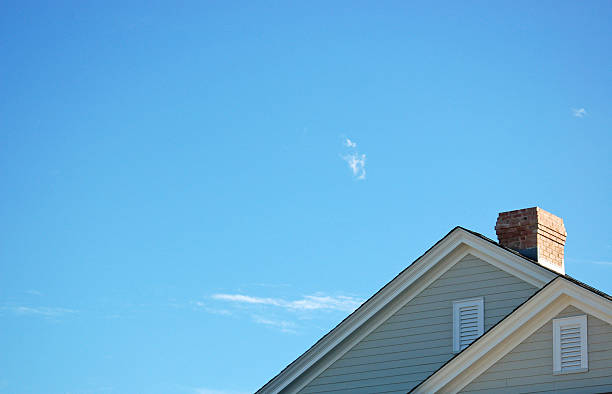
#> input picture src/new_testing/image.png, 612 x 394 px
$ python -i lab1.py   (imports and definitions only)   (older library calls are emulated)
#> lines starting #> are read from the running program, lines starting #| are printed output that depends on the picture; after the words box and inside, x2 and y2 are one past the last pixel; in counts of white or black regions, pixels touching at a corner belong together
#> further down, picture is the input picture: shape (394, 612, 3); mean B, G, R 219.1, 174.5, 105.2
import cv2
import numpy as np
from matplotlib import pyplot as plt
import os

# [6 lines left out: function load_image, not called in this run]

def filter_sky_contours(mask, image_height, min_area=8000, max_area=None, height_ratio=0.2):
    """
    Filter contours that are likely to be the sky based on area and position.

    Parameters:
    - mask: Binary mask where the sky is white and the rest is black.
    - image_height: Height of the original image.
    - min_area: Minimum area of a contour to be considered as sky.
    - max_area: Maximum area of a contour to be considered as sky.
    - height_ratio: The ratio of the image height where we expect the sky to be located.

    Returns:
    - sky_mask: Refined binary mask with filtered sky regions.
    """
    contours, _ = cv2.findContours(mask, cv2.RETR_EXTERNAL, cv2.CHAIN_APPROX_SIMPLE)
    sky_mask = np.zeros_like(mask)
    for contour in contours:
        area = cv2.contourArea(contour)
        x, y, w, h = cv2.boundingRect(contour)
        aspect_ratio = w / float(h)

        convex_hull_area = cv2.contourArea(cv2.convexHull(contour))
        if convex_hull_area > 0:  # Ensure the denominator is not zero
            smoothness = area / convex_hull_area
        else:
            smoothness = 1  # Or some other default value that makes sense for your application

        if (area > min_area) and (max_area is None or area < max_area) and (y < image_height * height_ratio):
            if aspect_ratio > 1 and smoothness > 0.5:  # Adjust thresholds as necessary
                cv2.drawContours(sky_mask, [contour], -1, (255), thickness=cv2.FILLED)
    return sky_mask

def detect_edges(image):
    # Convert to grayscale
    gray = cv2.cvtColor(image, cv2.COLOR_BGR2GRAY)
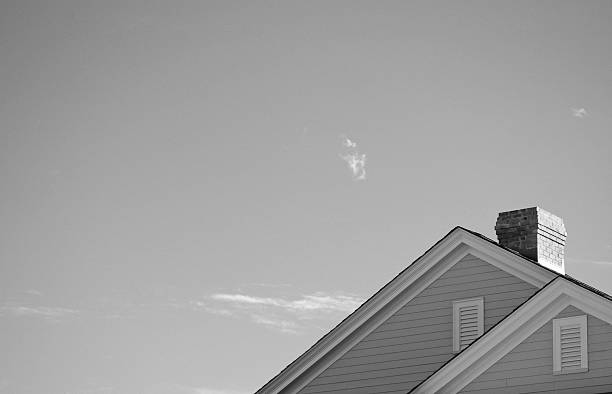
#> gray: shape (394, 612); min 0, max 255, mean 158.8

    # Apply bilateral filter to preserve edges while reducing noise
    bilateral = cv2.bilateralFilter(gray, d=9, sigmaColor=75, sigmaSpace=75)

    # Use a combination of Sobel filters to find gradients
    sobelx = cv2.Sobel(bilateral, cv2.CV_64F, 1, 0, ksize=3)
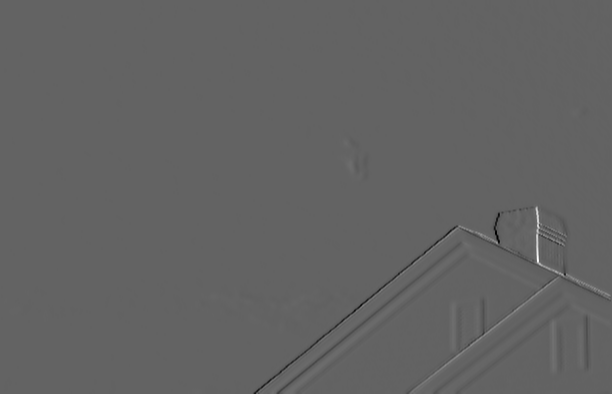
#> sobelx: shape (394, 612) float64; min -516, max 811, mean 0; drawn with min black and max white
    sobely = cv2.Sobel(bilateral, cv2.CV_64F, 0, 1, ksize=3)
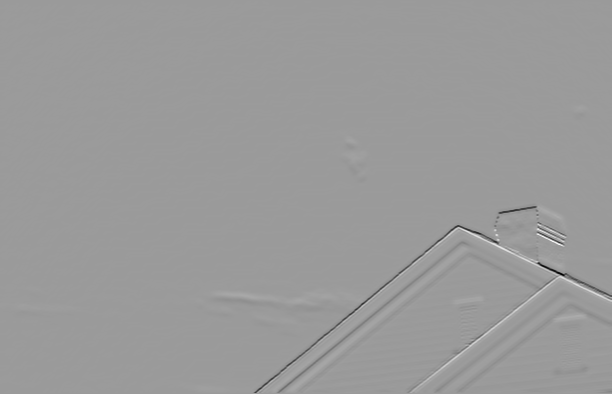
#> sobely: shape (394, 612) float64; min -730, max 472, mean -0.2; drawn with min black and max white

    # Combine the gradients
    gradient_magnitude = cv2.magnitude(sobelx, sobely)
    gradient_magnitude = np.uint8(gradient_magnitude)

    # Apply thresholding to get binary result
    _, edge_binary = cv2.threshold(gradient_magnitude, 20, 255, cv2.THRESH_BINARY)
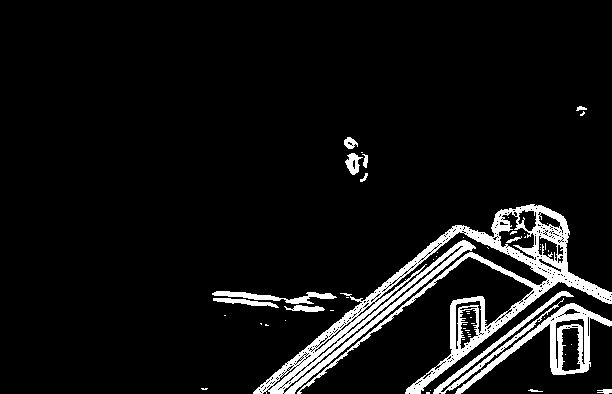
#> edge_binary: shape (394, 612); 7.3% white; 54 white regions (40 under 20 px), largest, box (x1, y1, x2, y2) and area: (253, 204, 612, 394) 12137, (455, 303, 612, 394) 2443, (433, 291, 574, 394) 1328

    # Optionally, you can apply dilation followed by erosion to close gaps
    kernel = np.ones((3,3), np.uint8)
    edge_dilated = cv2.dilate(edge_binary, kernel, iterations=1)
#> edge_dilated: shape (394, 612); 11% white; 16 white regions (6 under 20 px), largest, box (x1, y1, x2, y2) and area: (252, 203, 612, 394) 23718, (211, 290, 338, 313) 1641, (344, 151, 369, 176) 423
    edge_processed = cv2.erode(edge_dilated, kernel, iterations=1)
#> edge_processed: shape (394, 612); 8.9% white; 19 white regions (10 under 20 px), largest, box (x1, y1, x2, y2) and area: (253, 204, 612, 394) 15097, (433, 291, 612, 394) 4588, (212, 291, 337, 312) 1211

    return edge_processed

def adaptive_threshold_sky(image):
    gray = cv2.cvtColor(image, cv2.COLOR_BGR2GRAY)
    return cv2.adaptiveThreshold(gray, 255, cv2.ADAPTIVE_THRESH_GAUSSIAN_C,
                                 cv2.THRESH_BINARY,21,2)

def refine_mask(mask):
    kernel = np.ones((35,35), np.uint8)
    return cv2.morphologyEx(mask, cv2.MORPH_OPEN, kernel)

def segment_sky(image):
    # Detect edges.
    edges = detect_edges(image)

    # Invert the edges.
    edges_inv = cv2.bitwise_not(edges)

    # Create a color mask using adaptive thresholding.
    color_mask = adaptive_threshold_sky(image)
#> in adaptive_threshold_sky, `return cv2.adaptiveThreshold(gray, 255, cv2.ADAPTIVE_THRESH_GAUSSIAN_C..`: returned value: shape (394, 612); 91.2% white; black in thin lines or dots

    # Combine the color mask with the inverted edges to get an initial sky mask.
    combined_mask = cv2.bitwise_and(color_mask, edges_inv)
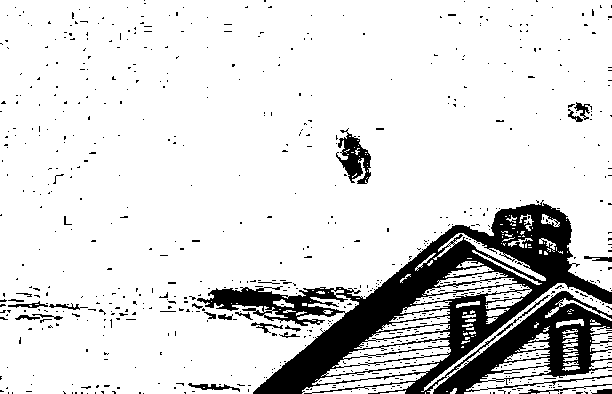
#> combined_mask: shape (394, 612); 86.2% white; 748 black regions (723 under 20 px)

    # Filter contours that are likely to be the sky and refine the mask.
    refined_mask_contour = filter_sky_contours(combined_mask, image.shape[0])
#> in filter_sky_contours, `contours, _ = cv2.findContours(mask, cv2.RETR_EXTERNAL, cv2.CHAIN_APPR..`: contours = 108 contours, 71 with area under 20; largest, box (x1, y1, x2, y2) and area: (0, 0, 612, 394) 196856, (464, 358, 612, 394) 2523, (321, 340, 451, 377) 2144, (302, 363, 439, 394) 1705, (413, 272, 532, 309) 1594
#> the loop in filter_sky_contours, `for contour in contours:` made 108 passes
#> (area, x, y, w, h, aspect_ratio, convex_hull_area, smoothness) on passes 4, 6, 8, 9, 10, 11, 12, 13, 14, 15, 17, 18: (23, 380, 390, 26, 4, 6.5, 36.5, 0.63), (34, 562, 366, 18, 5, 3.6, 47, 0.723), (1705, 302, 363, 137, 31, 4.42, 2234, 0.763), (23, 563, 361, 16, 5, 3.2, 42.5, 0.541), (110, 589, 360, 23, 9, 2.56, 137, 0.803), (2523, 464, 358, 148, 36, 4.11, 4004, 0.63), (28, 563, 357, 15, 5, 3, 39, 0.718), (21.5, 563, 352, 16, 5, 3.2, 42.5, 0.506), (221.5, 504, 350, 46, 12, 3.83, 278, 0.797), (26.5, 563, 348, 15, 4, 3.75, 32, 0.828), (28.5, 563, 343, 15, 5, 3, 40.5, 0.704), (142.5, 515, 342, 35, 10, 3.5, 186.5, 0.764)
#> after the loop in filter_sky_contours, `for contour in contours:`:
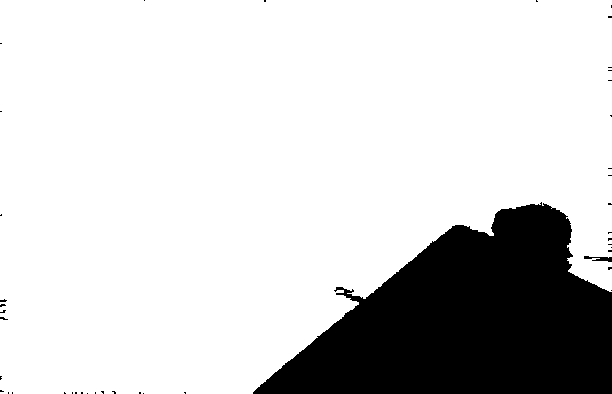
#> sky_mask: shape (394, 612); 82.1% white; 43 black regions (41 under 20 px), largest, box (x1, y1, x2, y2) and area: (253, 202, 612, 394) 42798, (584, 256, 612, 262) 92

    # Optionally, you can further refine the mask with morphological operations if needed.
    refined_mask_morph = refine_mask(refined_mask_contour)
#> in refine_mask, `return cv2.morphologyEx(mask, cv2.MORPH_OPEN, kernel)`: returned value: shape (394, 612); 81% white; 13 black regions (7 under 20 px), largest, box (x1, y1, x2, y2) and area: (253, 168, 612, 394) 45158, (64, 391, 144, 394) 171, (0, 299, 8, 320) 146, (608, 67, 612, 117) 127, (608, 0, 612, 18) 72, (0, 376, 13, 394) 60

    # Apply the final refined mask to segment the sky.
    segmented_sky = cv2.bitwise_and(image, image, mask=refined_mask_morph)
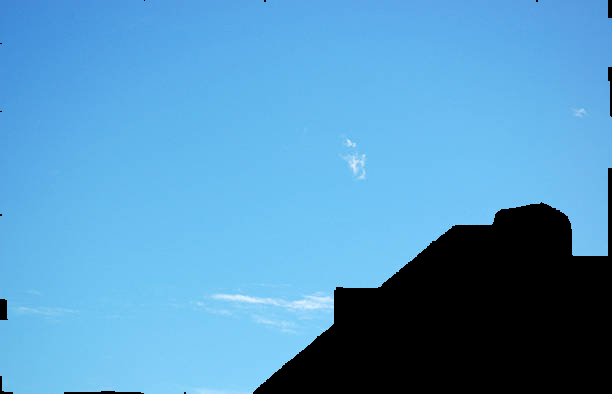
#> segmented_sky: shape (394, 612, 3); mean B, G, R 192.9, 150, 84.7
    contours, _ = cv2.findContours(refined_mask_morph, cv2.RETR_EXTERNAL, cv2.CHAIN_APPROX_SIMPLE)
    return segmented_sky, contours

# [92 lines left out: functions get_sky_mask, process_single_photo, display_results_with_contours, not called in this run]

>>> import cv2
>>> picture = cv2.imread('image.png')
>>> result = segment_sky(picture)
